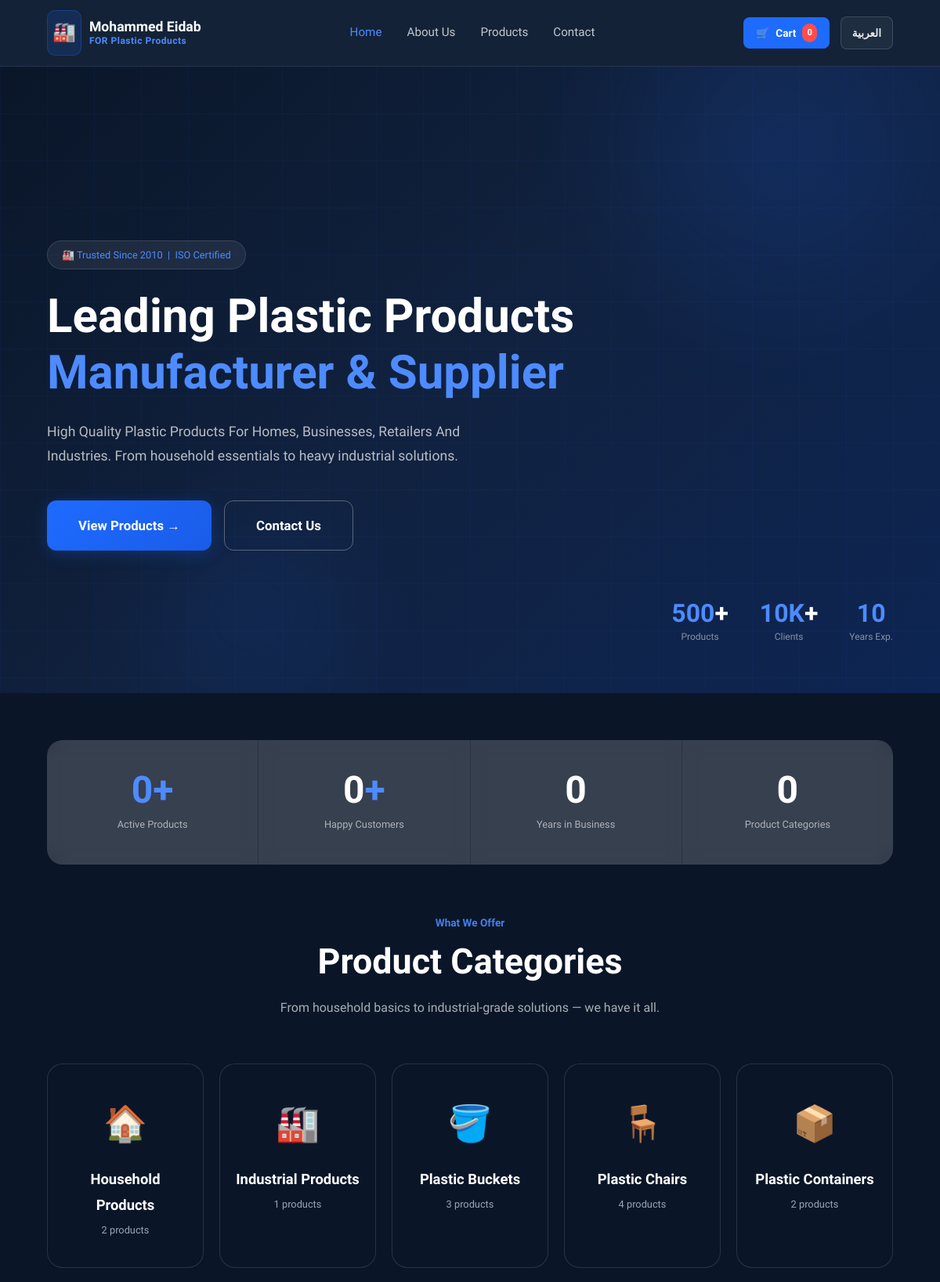
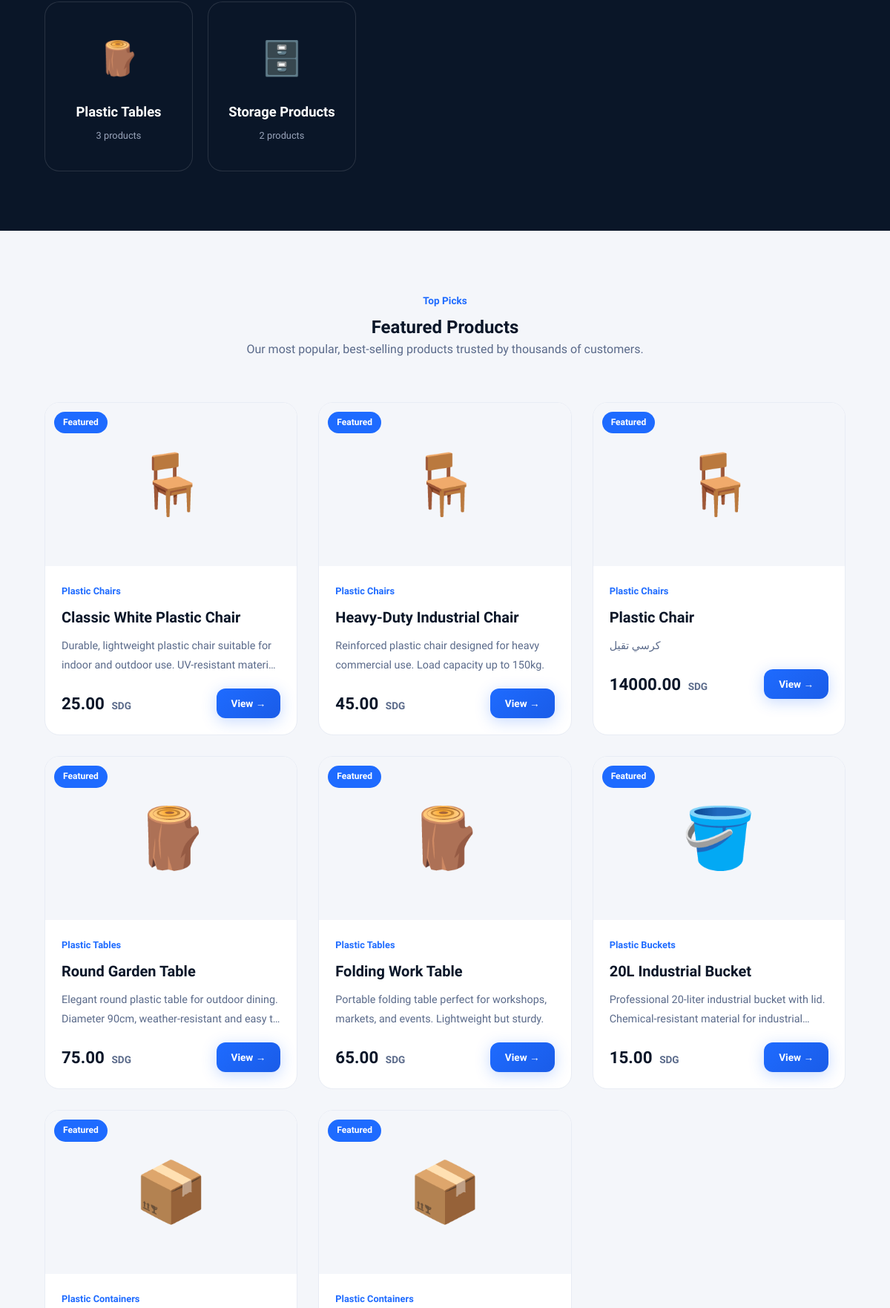
The page / (upper part) on the database its author committed (2 pictures, top to bottom).
### models.py (models this page shows, shortened)
class Product(db.Model):
    __tablename__ = 'products'
    id = db.Column(db.Integer, primary_key=True)
    name = db.Column(db.String(200), nullable=False)
    name_ar = db.Column(db.String(200))
    category = db.Column(db.String(100), nullable=False, index=True)
    description = db.Column(db.Text)
    price = db.Column(db.Numeric(10, 2), nullable=False)
    stock = db.Column(db.Integer, default=0)
    image = db.Column(db.String(300), default='default.jpg')
    sku = db.Column(db.String(50), unique=True, index=True)
    weight = db.Column(db.String(50))
    dimensions = db.Column(db.String(100))
    material = db.Column(db.String(100), default='High-Quality Plastic')
    color = db.Column(db.String(100))
    is_featured = db.Column(db.Boolean, default=False, index=True)
    is_active = db.Column(db.Boolean, default=True, index=True)
    created_at = db.Column(db.DateTime, default=get_utc_now)
    order_items = db.relationship('OrderItem', backref='product', lazy=True)

### app.py (the view)
@app.route('/')
def index():
    featured = Product.query.filter_by(is_featured=True, is_active=True).limit(8).all()
    categories = (
        db.session.query(Product.category, db.func.count(Product.id))
        .filter_by(is_active=True)
        .group_by(Product.category)
        .all()
    )
    stats = {
        'products': Product.query.filter_by(is_active=True).count(),
        'orders': Order.query.count(),
        'customers': Customer.query.count(),
        'categories': len(categories),
    }
    return render_template('index.html', featured=featured, categories=categories, stats=stats)

### app.py (called while the page is built)
@app.context_processor
def inject_translations():
    lang = session.get('lang', 'en')
    return dict(
        t=TRANSLATIONS.get(lang, TRANSLATIONS['en']),
        current_lang=lang,
    )

### templates/index.html (shortened to what this page needs)
{% extends "base.html" %}
{% block content %}
{% set cat_translations = {
  'Plastic Chairs': 'كراسي بلاستيكية',
  'Plastic Tables': 'طاولات بلاستيكية',
  'Plastic Buckets': 'جراكن وجرادل',
  'Plastic Containers': 'حافظات وبوكسات',
  'Storage Products': 'صناديق تخزين',
  'Household Products': 'أدوات منزلية',
  'Industrial Products': 'منتجات صناعية'
} %}
{% set cat_emojis = {'Plastic Chairs': '🪑', 'Plastic Tables': '🪵', 'Plastic Buckets': '🪣', 'Plastic Containers': '📦', 'Storage Products': '🗄️', 'Household Products': '🏠', 'Industrial Products': '🏭'} %}
<section class="hero">
  <div class="hero-bg-grid"></div>
  <div class="hero-orbs">
    <div class="hero-orb hero-orb-1"></div>
    <div class="hero-orb hero-orb-2"></div>
  </div>
  <div class="hero-content">
    <div class="hero-badge">
      {% if current_lang == 'ar' %}🏭 نلنا ثقتكم منذ 2010 &nbsp;|&nbsp; حاصلون على شهادة الأيزو{% else %}🏭 Trusted Since 2010 &nbsp;|&nbsp; ISO Certified{% endif %}
    </div>
    <h1 class="hero-title">
      {% if current_lang == 'ar' %}رواد صناعة وتوريد<br><span>المنتجات البلاستيكية</span>{% else %}Leading Plastic Products<br><span>Manufacturer & Supplier</span>{% endif %}
    </h1>
    <p class="hero-subtitle">
      {% if current_lang == 'ar' %}منتجات بلاستيكية عالية الجودة للمنازل، الشركات، تجار التجزئة والمصانع. من المستلزمات المنزلية الأساسية إلى الحلول الصناعية المتكاملة.{% else %}High Quality Plastic Products For Homes, Businesses, Retailers And Industries. From household essentials to heavy industrial solutions.{% endif %}
    </p>
    <div class="hero-actions">
      <a href="{{ url_for('products') }}" class="btn btn-primary btn-lg">
        {% if current_lang == 'ar' %}عرض المنتجات ←{% else %}View Products →{% endif %}
      </a>
      <a href="{{ url_for('contact') }}" class="btn btn-outline btn-lg">
        {% if current_lang == 'ar' %}اتصل بنا{% else %}Contact Us{% endif %}
      </a>
    </div>
  </div>
  <div class="hero-stats">
    <div class="hero-stat">
      <div class="hero-stat-num"><span>500</span>+</div>
      <div class="hero-stat-label">{% if current_lang == 'ar' %}منتج فرعي{% else %}Products{% endif %}</div>
    </div>
    <div class="hero-stat">
      <div class="hero-stat-num"><span>10K</span>+</div>
      <div class="hero-stat-label">{% if current_lang == 'ar' %}عميل سعيد{% else %}Clients{% endif %}</div>
    </div>
    <div class="hero-stat">
      <div class="hero-stat-num"><span>10</span></div>
      <div class="hero-stat-label">{% if current_lang == 'ar' %}سنوات خبرة{% else %}Years Exp.{% endif %}</div>
    </div>
  </div>
</section>
<section class="section section-dark stats-section-padding">
  <div class="stats-bar">
    <div class="stat-item">
      <div class="stat-number"><span class="counter accent" data-target="{{ stats.products }}">0</span><span class="accent">+</span></div>
      <div class="stat-label">{% if current_lang == 'ar' %}منتج نشط{% else %}Active Products{% endif %}</div>
    </div>
    <div class="stat-item">
      <div class="stat-number"><span class="counter" data-target="10000">0</span><span class="accent">+</span></div>
      <div class="stat-label">{% if current_lang == 'ar' %}عميل سعيد{% else %}Happy Customers{% endif %}</div>
    </div>
    <div class="stat-item">
      <div class="stat-number"><span class="counter" data-target="10">0</span></div>
      <div class="stat-label">{% if current_lang == 'ar' %}سنوات العطاء في السوق{% else %}Years in Business{% endif %}</div>
    </div>
    <div class="stat-item">
      <div class="stat-number"><span class="counter" data-target="{{ stats.categories }}">0</span></div>
      <div class="stat-label">{% if current_lang == 'ar' %}أقسام المنتجات الأساسية{% else %}Product Categories{% endif %}</div>
    </div>
  </div>
</section>
<section class="section section-dark no-top-padding">
  <div class="section-header">
    <span class="section-eyebrow eyebrow-blue">{% if current_lang == 'ar' %}ما نقدمه لعملائنا{% else %}What We Offer{% endif %}</span>
    <h2 class="section-title light">{% if current_lang == 'ar' %}أقسام المنتجات الرئيسيّة{% else %}Product Categories{% endif %}</h2>
    <p class="section-subtitle light">{% if current_lang == 'ar' %}من المنتجات المنزلية الأساسية إلى المستلزمات البلاستيكية الصناعية - نوفرها لك بالكامل.{% else %}From household basics to industrial-grade solutions — we have it all.{% endif %}</p>
  </div>
  <div class="categories-grid">
    {% for cat, count in categories %}
    <a href="{{ url_for('products', category=cat) }}" class="category-card category-link-wrapper">
      <div class="category-icon">{{ cat_emojis.get(cat, '📦') }}</div>
      <div class="category-name">
        {{ cat_translations.get(cat, cat) if current_lang == 'ar' else cat }}
      </div>
      <div class="category-count">
        {{ count }} {% if current_lang == 'ar' %}منتج{% else %}products{% endif %}
      </div>
    </a>
    {% endfor %}
  </div>
</section>
<section class="section section-gray">
  <div class="section-header">
    <span class="section-eyebrow">
      {% if current_lang == 'ar' %}أفضل الاختيارات تداولاً{% else %}Top Picks{% endif %}
    </span>
    <h2>
      {% if current_lang == 'ar' %}المنتجات المميّزة الأكثر طلباً{% else %}Featured Products{% endif %}
    </h2>
    <p class="section-subtitle">
      {% if current_lang == 'ar' %}منتجاتنا الأكثر شعبية والأعلى مبيعاً الموثوقة من قبل آلاف العملاء والشركات.{% else %}Our most popular, best-selling products trusted by thousands of customers.{% endif %}
    </p>
  </div>
  <div class="products-grid">
    {% for product in featured %}
    <div class="product-card" onclick="window.location='{{ url_for('product_detail', product_id=product.id) }}'">
      <div class="product-card-img">
        <div class="product-emoji">{{ cat_emojis.get(product.category, '📦') }}</div>
        {% if product.is_featured %}
        <div class="product-card-badge">
          {% if current_lang == 'ar' %}مميز{% else %}Featured{% endif %}
        </div>
        {% endif %}
      </div>
      <div class="product-card-body">
        <div class="product-card-category">
          {{ cat_translations.get(product.category, product.category) if current_lang == 'ar' else product.category }}
        </div>
        <div class="product-card-name">
          {{ product.name_ar if (current_lang == 'ar' and product.name_ar) else product.name }}
        </div>
        <div class="product-card-desc">
          {{ product.description_ar if (current_lang == 'ar' and product.description_ar) else product.description }}
        </div>
        <div class="product-card-footer">
          <div class="product-price">
            {{ "%.2f"|format(product.price) }}
            <span>{% if current_lang == 'ar' %}جنيه سوداني{% else %}SDG{% endif %}</span>
          </div>
          <a href="{{ url_for('product_detail', product_id=product.id) }}" class="btn btn-primary btn-sm" onclick="event.stopPropagation()">
            {% if current_lang == 'ar' %}عرض التفاصيل ←{% else %}View →{% endif %}
          </a>
        </div>
      </div>
    </div>
    {% endfor %}
  </div>
</section>
{% endblock %}

### templates/base.html (style rules this page uses)
html, body { overflow-x: hidden !important; max-width: 100% !important; width: 100% !important; }

### templates/index.html (style rules this page uses)
.no-top-padding { padding-top: 0; }
.eyebrow-blue { color: rgba(77, 139, 255, 0.9); }
.stats-section-padding { padding: 60px 5%; }
.category-link-wrapper { text-decoration: none; }

### rows shown on the page
Product: get "🏭", category "Industrial Products", count "1"
Product: get "🪑", is_featured "Featured", category "Plastic Chairs", name "Classic White Plastic Chair", description "Durable, lightweight plastic chair suitable for indoor and outdoor use. UV-resistant…", price "25.00", shows "SDG", shows "View →"
Product: get "🪑", is_featured "Featured", category "Plastic Chairs", name "Heavy-Duty Industrial Chair", description "Reinforced plastic chair designed for heavy commercial use. Load capacity up to 150kg.", price "45.00", shows "SDG", shows "View →"
Product: get "🪑", is_featured "Featured", category "Plastic Chairs", name "Plastic Chair", description "كرسي تقيل", price "14000.00", shows "SDG", shows "View →"
Product: get "🪵", is_featured "Featured", category "Plastic Tables", name "Round Garden Table", description "Elegant round plastic table for outdoor dining. Diameter 90cm, weather-resistant and easy…", price "75.00", shows "SDG", shows "View →"
Product: get "🪵", is_featured "Featured", category "Plastic Tables", name "Folding Work Table", description "Portable folding table perfect for workshops, markets, and events. Lightweight but sturdy.", price "65.00", shows "SDG", shows "View →"
Product: get "🪣", is_featured "Featured", category "Plastic Buckets", name "20L Industrial Bucket", description "Professional 20-liter industrial bucket with lid. Chemical-resistant material for…", price "15.00", shows "SDG", shows "View →"
Product: get "📦", is_featured "Featured", category "Plastic Containers"
Product: get "📦", is_featured "Featured", category "Plastic Containers"

### other values the page prints
{{ t['nav_home'] }} "Home"
{{ t['nav_about'] }} "About Us"
{{ t['nav_products'] }} "Products"
{{ t['nav_contact'] }} "Contact"
{{ t['nav_cart'] }} "Cart"
{{ cat_emojis.get(cat, '📦') }} "🏠" "🪣" "🪑" "📦" "🪵" "🗄️"
{{ cat_translations.get(cat, cat) if current_lang == 'ar' else cat }} "Household Products" "Plastic Buckets" "Plastic Chairs" "Plastic Containers" "Plastic Tables" "Storage Products"
{{ count }} "2" "3" "4" "2" "3" "2"
